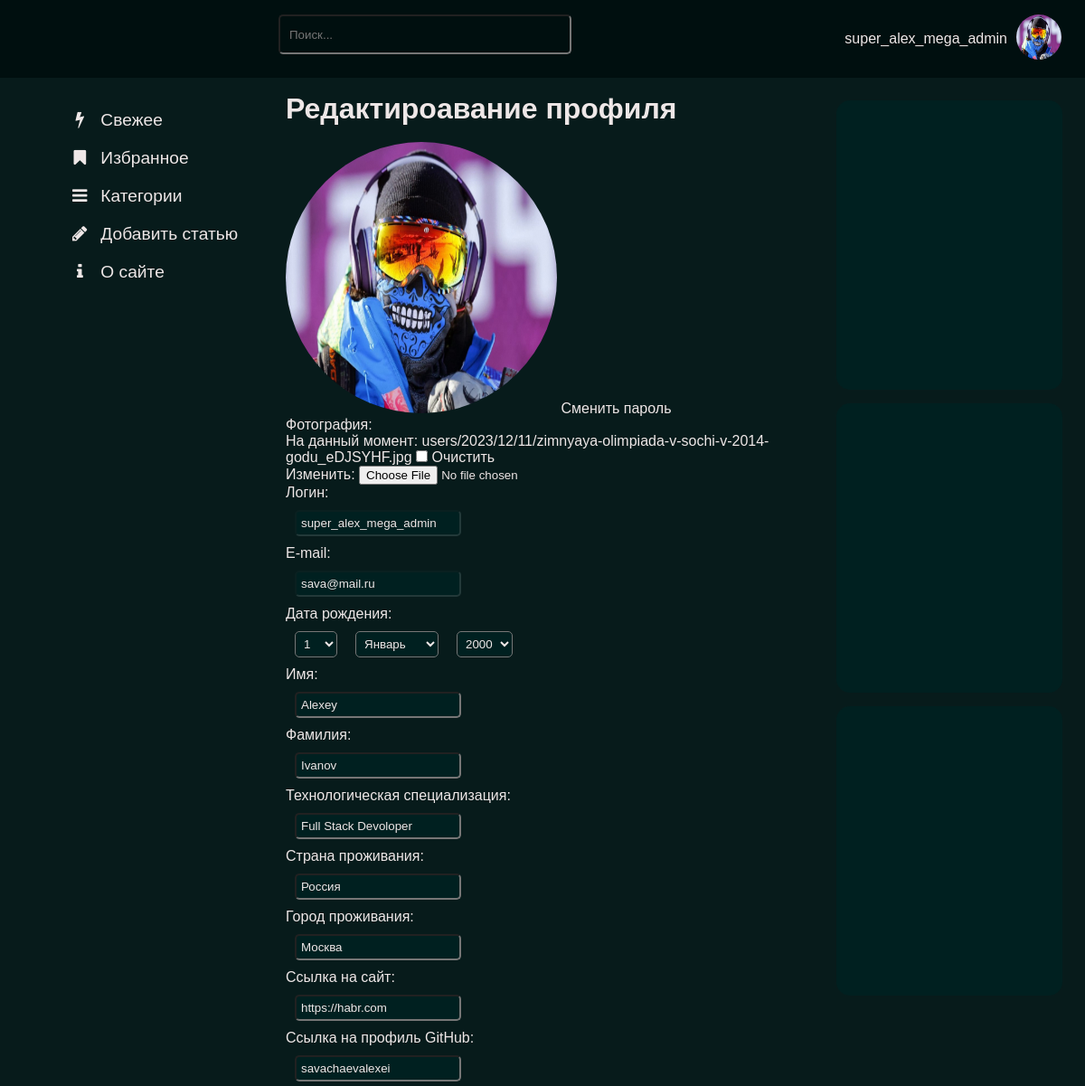
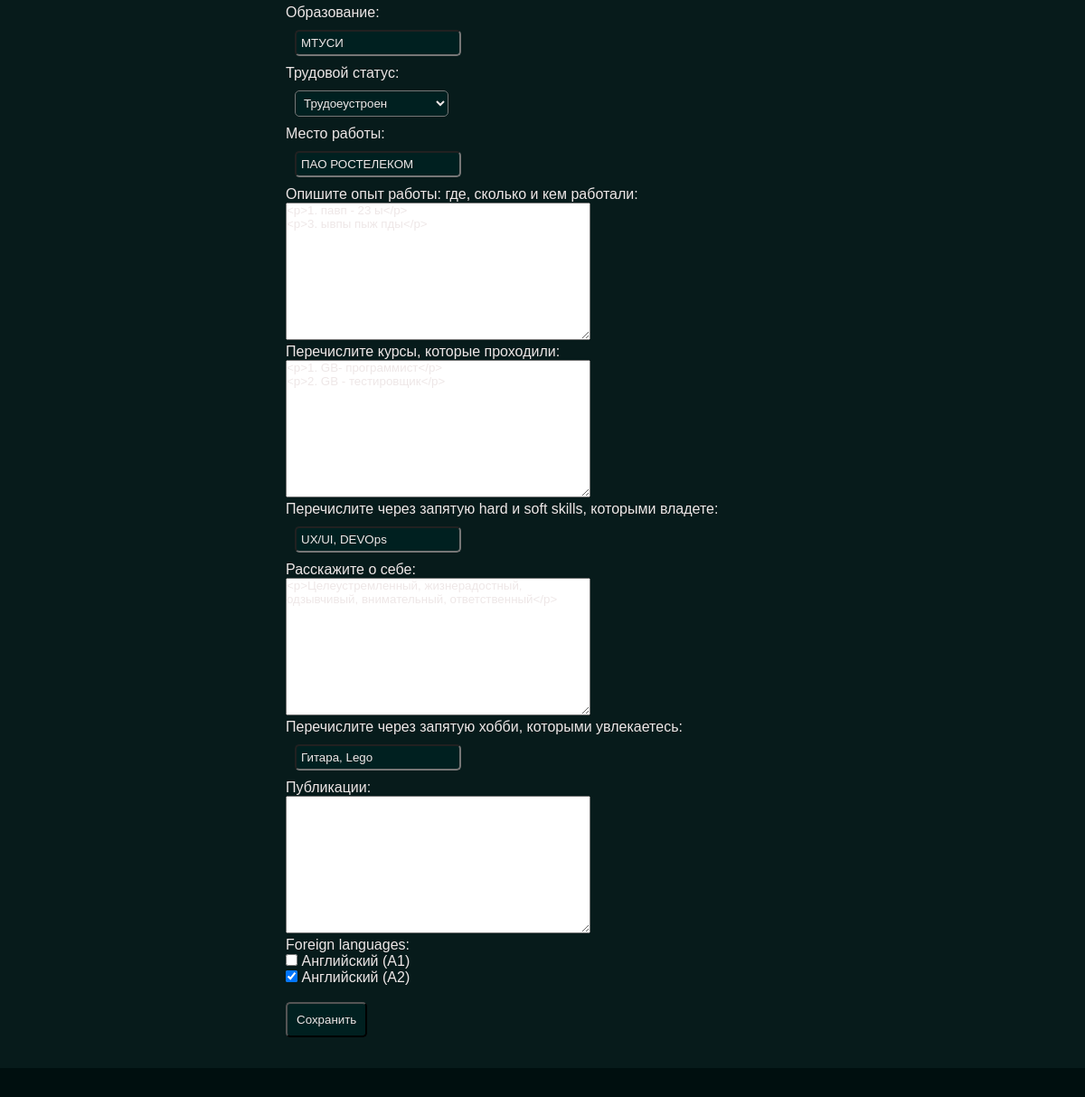
Page /users/edit_profile/ (signed in) on the committed database (2 pictures, top to bottom).
### users/models.py (models this page shows)
class User(AbstractUser):
    photo = models.ImageField(upload_to="users/%Y/%m/%d/", blank=True, null=True, verbose_name="Фотография")
    date_birth = models.DateTimeField(blank=True, null=True, verbose_name="Дата рождения")
    specialization = models.CharField(max_length=255, verbose_name="Технологическая специализация")
    country_of_residence = models.CharField(max_length=255, verbose_name="Страна проживания")
    city_of_residence = models.CharField(max_length=255, verbose_name="Город проживания")
    website = models.CharField(max_length=255, verbose_name="Ссылка на сайт")
    github = models.CharField(max_length=255, verbose_name="Ссылка на профиль GitHub")
    education = models.CharField(max_length=255, verbose_name="Образование")
    employment_status = models.CharField(max_length=255,choices=EMPLOYMENTSTATUS, verbose_name="Трудовой статус")
    place_of_work = models.CharField(max_length=255, verbose_name="Место работы")
    work_experience = models.TextField(blank=True, verbose_name="Опишите опыт работы: где, сколько и кем работали")
    courses = models.TextField(blank=True, verbose_name="Перечислите курсы, которые проходили")
    skills = models.CharField(max_length=255, verbose_name="Перечислите через запятую hard и soft skills, которыми владете")
    about_me = models.TextField(blank=True, verbose_name="Расскажите о себе")
    hobby = models.CharField(max_length=255, verbose_name="Перечислите через запятую хобби, которыми увлекаетесь")
    publications = models.TextField(blank=True, verbose_name="Публикации")
    foreign_languages = models.ManyToManyField('ForeignLanguagesList', blank=True, related_name='foreign_languages', verbose_name="Перечислите через запятую языки, которыми владеете")

### users/views.py (the view, shortened to what this page needs)
# urls.py: path('edit_profile/', views.EditProfileUser.as_view(), name='edit_profile'),
class EditProfileUser(LoginRequiredMixin, UpdateView):
    model = get_user_model()
    form_class = EditProfileUserForm
    template_name = 'users/edit_profile.html'
    extra_context = {
        'title': "Профиль пользователя",
        'default_image': settings.DEFAULT_USER_IMAGE,
    }
    def get_object(self, queryset=None):
        return self.request.user

### users/context_processors.py (called while the page is built)
def get_articles_context(request):
    return {'main_menu': menu,}

### users/models.py (called while the page is built)
    def __str__(self):
        return self.language

### users/templates/users/edit_profile.html (shortened to what this page needs)
{% extends 'base.html' %}
{% block content %}
<h1>Редактироавание профиля</h1><br>
    {% if user.photo %}
    <p ><img src="{{ user.photo.url }}" class="edit_profile_photo">
    {% else %}
    <p ><img src="{{ default_image }}" class="edit_profile_photo">
    {% endif %}
    <a href="{% url 'users:password_change' %}">Сменить пароль</a><br>
<form method="post" enctype="multipart/form-data">
    {% for f in form %}
    <p ><label class="form-label" for="{{ f.id_for_label }}">{{f.label}}: <br></label>{{ f }}</p>
    {% endfor %}
    <br>
    <p ><button type="submit" class="submit_button">Сохранить</button></p>
</form>
{% endblock %}

### templates/base.html (shortened to what this page needs)
{% load static %}
<!DOCTYPE html>
<html lang="ru">
<head>
<link rel="stylesheet" href="{% static 'articles/css/font-awesome-4.7.0/css/font-awesome.min.css' %}">
<link type="text/css" href="{% static 'articles/css/style.css' %}" rel="stylesheet" />
<link type="text/css" href="{% static 'articles/css/prism.css' %}" rel="stylesheet" />
</head>
<body id="data">
<div class="holy-grail-grid">
<header class="header">
  <div class="user_block">
    <div class="user_name">
    {% if user.is_authenticated %}
      {{user.username}}
    {% else %}
      <a href="{% url 'users:login' %}">Войти</a><br>
      <a href="{% url 'users:register' %}">Регистрация</a>
    {% endif %}
    </div>
    <div class="user_photo">
        <div class="dropdown">
            <button class="dropbtn">
                {% if user.photo %}
                <p><img src="{{ user.photo.url }}">
                {% else %}
                <p><img src="{{ default_image }}">
              {% endif %}
            </button>
        </div>
    </div>
    </div>
    <form action="{% url 'search_results' %}" method="get">
        <input class="search_input" name="q" type="text" placeholder="Поиск...">
    </form>
</header>
<main class="main-content">
  {% block content %} {% endblock %}<br>
</main>
<section class="left-sidebar">
  <div class="menu">
  {% for m in main_menu %}
  {% url m.url_name as urlname %}
  {% if urlname == request.path %}
  <p><a href="{% url m.url_name %}"><i class="{{ m.class }}" aria-hidden="true"></i>&nbsp; {{m.title}}</a></p>
  {% else %}
  <p><a href="{% url m.url_name %}"><i class="{{ m.class }}" aria-hidden="true"></i>&nbsp; {{m.title}}</a></p>
  {% endif %}
  {% endfor %}
  </div>
</section>
<aside class="right-sidebar">
  <div class="last_comments" style="background-color: #002020; height: 300px; border-radius: 15px; padding: 10px; margin-bottom: 15px;"></div>
  <div class="last_comments" style="background-color: #002020; height: 300px; border-radius: 15px; padding: 10px; margin-bottom: 15px"></div>
  <div class="last_comments" style="background-color: #002020; height: 300px; border-radius: 15px; padding: 10px; margin-bottom: 15px"></div>
</aside>
<footer class="footer">
</footer>
</div>
</body>
</html>

### articles/static/articles/css/style.css (style rules this page uses)
* { margin: 0; padding: 0; color: rgb(238, 231, 231); font-family:sans-serif; font-style: normal; font-weight: normal; }
h1 { font-weight:900; }
a { outline: none; text-decoration: none; }
.holy-grail-grid { display: grid; grid-template-areas: 'header' 'main-content' 'left-sidebar' 'right-sidebar' 'footer'; }
.holy-grail-grid>* { padding: 1rem; }
.holy-grail-grid>.header { left: 0; right: 0; top: 0; min-height: 50px; position: sticky; grid-area: header; background: #000f0f; z-index: 1000; }
.user_block { float: right; text-align: right; display: flex; align-items: center; margin-right: 10px; }
.user_name { float: left; margin-right: 10px; }
.user_photo { float: right; }
.user_photo img { width: 50px; height: 50px; border-radius: 25px; }
.dropbtn { background-color: #000f0f; border: none; }
.dropdown { position: relative; display: inline-block; }
.holy-grail-grid>.main-content { grid-area: main-content; background-color: #071B1B; }
.holy-grail-grid>.left-sidebar { background-color: #071B1B; grid-area: left-sidebar; }
.left-sidebar p { margin: 20px; }
.holy-grail-grid>.right-sidebar { background-color: #071B1B; grid-area: right-sidebar; padding: 25px; }
.holy-grail-grid>.footer { grid-area: footer; background: #000f0f; }
.form-input { background-color: #002020; border-radius: 5px; margin: 10px; padding: 5px; width:30%; }
.search_input { background-color: #000f0f; border-radius: 5px; float: left; width: 300px; height: 20px; margin-left: 25%; padding: 10px; display: block; }
.submit_button { padding: 10px; background-color: #002020; border-radius: 5px; }
#id_date_birth_day { background-color: #002020; padding: 5px; border-radius: 5px; margin: 10px; }
#id_date_birth_month { background-color: #002020; padding: 5px; border-radius: 5px; margin: 10px; }
#id_date_birth_year { background-color: #002020; padding: 5px; border-radius: 5px; margin: 10px; }
.edit_profile_photo { width: 300px; height: 300px; border-radius: 150px; }
@media (min-width:320px) { .holy-grail-grid { grid-template-columns: 1fr 1fr; grid-template-areas: 'header header' 'left-sidebar left-sidebar' 'main-content main-content' 'right-sidebar right-sidebar' 'footer footer'; } }
@media (min-width:768px) { .holy-grail-grid { grid-template-columns: 1fr 1fr; grid-template-areas: 'header header' 'left-sidebar left-sidebar' 'main-content main-content' 'right-sidebar right-sidebar' 'footer footer'; } }
@media (min-width:1024px) { .holy-grail-grid { grid-template-columns: repeat(4, 1fr); grid-template-areas: 'header header header header' 'left-sidebar main-content main-content right-sidebar' 'footer footer footer footer'; } }
@media (min-width:1024px) { .menu { position: fixed; margin-left: 40px; } }
@media (min-width:1024px) { .menu a { font-size: larger; } }

### rows in the picture
User: username "super_alex_mega_admin", photo (picture), form "super_alex_mega_admin" "sava@mail.ru" "Alexey" "Ivanov" "Full Stack Devoloper" "Россия" "Москва" "https://habr.com" "savachaevalexei" "МТУСИ" "Трудоеустроен" "ПАО РОСТЕЛЕКОМ" "<p>1. павп - 23 ы</p> <p>3. ывпы пыж пды</p>" "<p>1. GB- программист</p> <p>2. GB - тестировщик</p>" "UX/UI, DEVOps" "<p>Целеустремленный, жизнерадостный, одзывчивый, внимательный, ответственный</p>" "Гитара, Lego"

### other values in the picture
{{ f.label }} "Фотография" "Логин" "E-mail" "Дата рождения" "Имя" "Фамилия" "Технологическая специализация" "Страна проживания" "Город проживания" "Ссылка на сайт" "Ссылка на профиль GitHub" "Образование" "Трудовой статус" "Место работы" "Опишите опыт работы: где, сколько и кем работали" "Перечислите курсы, которые проходили" "Перечислите через запятую hard и soft skills, которыми владете" "Расскажите о себе" "Перечислите через запятую хобби, которыми увлекаетесь" "Публикации" "Foreign languages"
{{ m.title }} "Свежее" "Избранное" "Категории" "Добавить статью" "О сайте"
